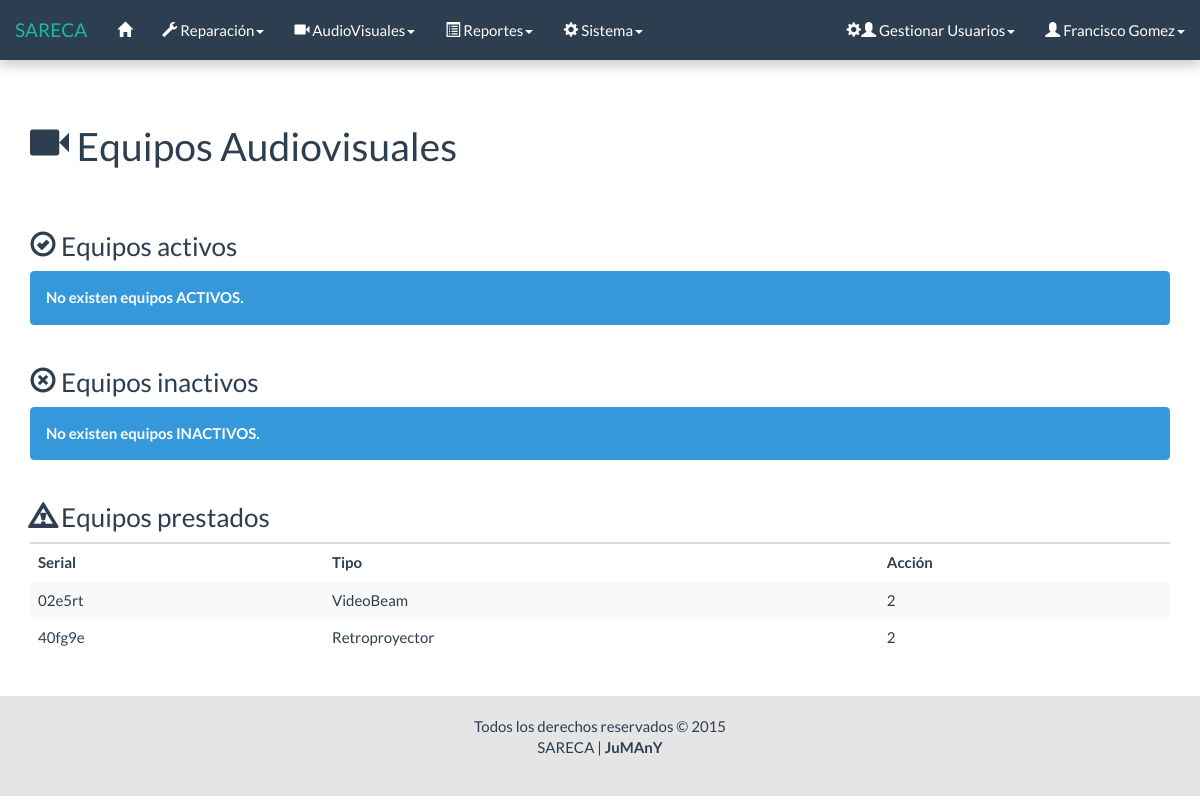
/html/consulta_audiovisuales_f.php (signed in), run on an earlier commit of the app's database.
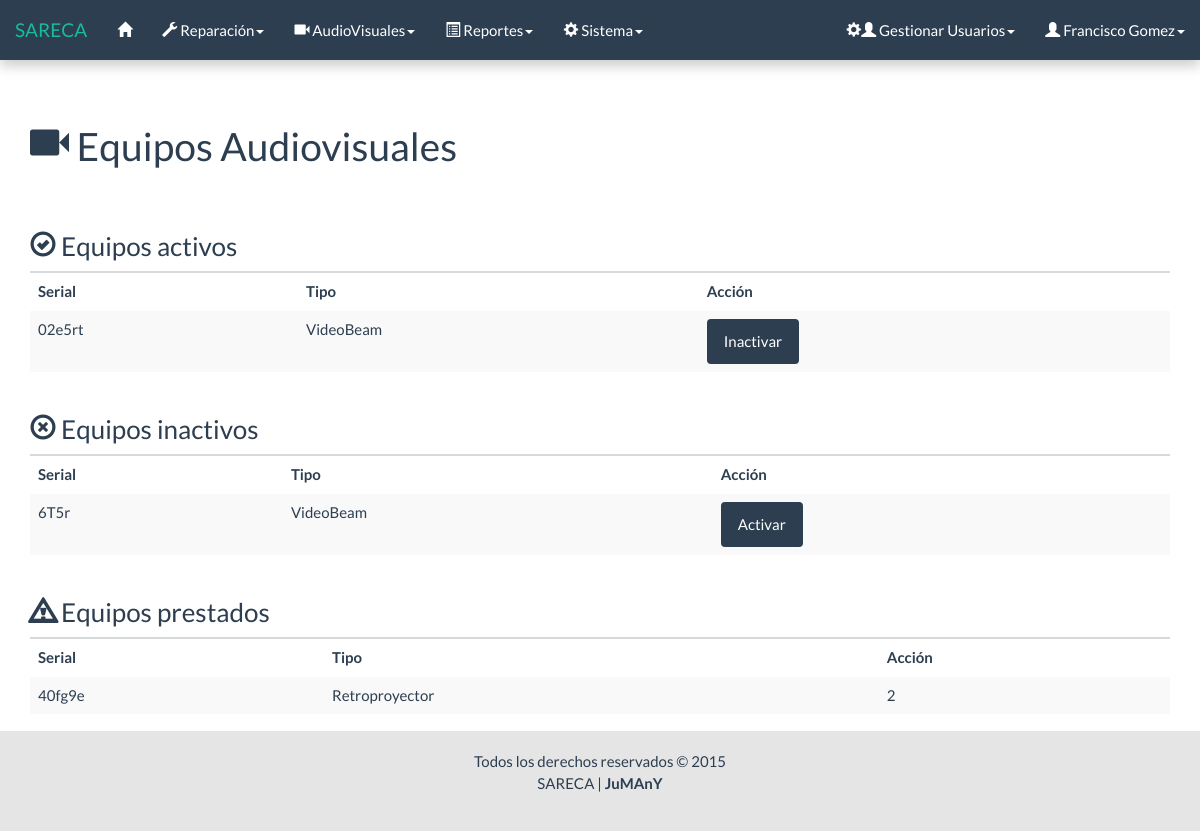
And on a later commit of the database.
### tables this page shows
CREATE TABLE `equipo_audiovisual` (
  `Serial` varchar(11) NOT NULL,
  `tipo` int(1) NOT NULL,
  `Estado` int(1) NOT NULL,
  PRIMARY KEY (`Serial`)
);

### php/lista_eq_audio.php (the view, shortened to what this page needs)
<?php
	require('conexion/conexion.php');
	$sql = "SELECT * FROM equipo_audiovisual WHERE Estado = 1";
	$res = $conectar->query($sql);
	if ($res->num_rows == 0) {
?>
		<div class="row">
			<div class="col-lg-12">
				<h3><span class="glyphicon glyphicon-ok-circle"></span> Equipos activos</h3>
				<div class="alert alert-dismissible alert-info">
					<strong>No existen equipos ACTIVOS.</strong>
				</div>
			</div>
		</div>
<?php
	} else {
?>
		<div class="row">
			<div class="col-lg-12">
				<h3><span class="glyphicon glyphicon-ok-circle"></span> Equipos activos</h3>
				<table id="" class="table table-striped table-hover consulta">
					<thead>
						<tr>
							<th>Serial</th>
							<th>Tipo</th>
							<th>Acción</th>
						</tr>
					</thead>
					<tbody>
					<?php
					while ($fila = $res->fetch_object()) {
						$tipo = ($fila->tipo == 1) ? 'VideoBeam' : 'Retroproyector';
						printf('
							<tr>
								<td>%s</td>
								<td>%s</td>
								<td><a href="../php/estado_audiovisual.php?s=%s&e=%d" class="btn btn-primary">Inactivar</a></td>
							</tr>',
							$fila->Serial,
							$tipo,
							$fila->Serial,
							$fila->Estado
						);
					}
					?>
					</tbody>
				</table>
			</div>
		</div>
<?php
	}
	$sql = "SELECT * FROM equipo_audiovisual WHERE Estado = 3";
	$res = $conectar->query($sql);
	if ($res->num_rows == 0) {
?>
		<div class="row">
			<div class="col-lg-12">
				<h3><span class="glyphicon glyphicon-remove-circle"></span> Equipos inactivos</h3>
				<div class="alert alert-dismissible alert-info">
					<strong>No existen equipos INACTIVOS.</strong>
				</div>
			</div>
		</div>
<?php
	} else {
?>
		<div class="row">
			<div class="col-lg-12">
				<h3><span class="glyphicon glyphicon-remove-circle"></span> Equipos inactivos</h3>
				<table class="table table-striped table-hover consulta">
					<thead>
						<tr>
							<th>Serial</th>
							<th>Tipo</th>
							<th>Acción</th>
						</tr>
					</thead>
					<tbody>
					<?php
					while ($fila = $res->fetch_object()) {
						$tipo = ($fila->tipo == 1) ? 'VideoBeam' : 'Retroproyector';
						printf('
							<tr>
								<td>%s</td>
								<td>%s</td>
								<td><a href="../php/estado_audiovisual.php?s=%s&e=%d" class="btn btn-primary">Activar</a></td>
							</tr>',
							$fila->Serial,
							$tipo,
							$fila->Serial,
							$fila->Estado
						);
					}
					?>
					</tbody>
				</table>
			</div>
		</div>
<?php
	}
	$sql = "SELECT * FROM equipo_audiovisual WHERE Estado = 2";
	$res = $conectar->query($sql);
	if ($res->num_rows == 0) {
?>
		<div class="row">
			<div class="col-lg-12">
				<h3><span class="glyphicon glyphicon-warning-sign"></span> Equipos prestados</h3>
				<div class="alert alert-dismissible alert-info">
					<strong>No existen equipos PRESTADOS.</strong>
				</div>
			</div>
		</div>
<?php
	} else {
?>
		<div class="row">
			<div class="col-lg-12">
				<h3><span class="glyphicon glyphicon-warning-sign"></span> Equipos prestados</h3>
				<table class="table table-striped table-hover consulta">
					<thead>
						<tr>
							<th>Serial</th>
							<th>Tipo</th>
							<th>Acción</th>
						</tr>
					</thead>
					<tbody>
					<?php
					while ($fila = $res->fetch_object()) {
						$tipo = ($fila->tipo == 1) ? 'VideoBeam' : 'Retroproyector';
						printf('
							<tr>
								<td>%s</td>
								<td>%s</td>
								<td>%d</td>
							</tr>',
							$fila->Serial,
							$tipo,
							$fila->Estado
						);
					}
					?>
					</tbody>
				</table>
			</div>
		</div>
<?php
	}
?>

### html/consulta_audiovisuales_f.php (shortened to what this page needs)
<!DOCTYPE html>
<html lang="es">
	<head>
		<link rel="stylesheet" href="../css/bootstrap.css">
		<link rel="stylesheet" href="../css/general.css">
		<link rel="stylesheet" href="../css/jquery.dataTables.min.css">
	</head>
	<body>
		<div id="wrap">
			<?php
				include("menu/menu.php");
			?>
			<div class="container">
				<div class="bs-docs-section">
					<?php
						include('mensaje/mensaje.php');
					?>
					<div class="row">
						<div class="col-lg-12">
							<div class="page-header">
								<h1><span class="glyphicon glyphicon-facetime-video"></span> Equipos Audiovisuales</h1>
							</div>
						</div>
					</div>
					<?php include '../php/lista_eq_audio.php'; ?>
				</div>
			</div>
			<div id="push"></div>
		</div>
		<div id="footer">
			<div class="container">
				<p class="muted credit">
					Todos los derechos reservados &copy; 2015 <br>
					SARECA | <b>JuMAnY</b>
				</p>
			</div>
		</div>
	</body>
</html>

### html/menu/menu.php (shortened to what this page needs)
<nav class="navbar navbar-default navbar-fixed-top">
	<div class="container-fluid">
		<div class="navbar-header">
			<a class="navbar-brand" href="#">SARECA</a>
		</div>
		<div class="collapse navbar-collapse" id="bs-example-navbar-collapse-1">
			<ul class="nav navbar-nav">
				<li data-toggle="tooltip" data-placement="bottom" title="" data-original-title="Inicio"><a href="inicio.php"><span class="glyphicon glyphicon-home"></span></a></li>
				<?php if($_SESSION["nivel"] == 3 || $_SESSION["nivel"] == 1){ ?>
							<li class="dropdown">
								<a href="#" class="dropdown-toggle" data-toggle="dropdown" role="button" aria-expanded="false"><span class="glyphicon glyphicon-wrench"></span> Reparación<span class="caret"></span></a>
							</li>
				<?php 	}
						if($_SESSION["nivel"] == 2 || $_SESSION["nivel"] == 1){
				?>
							<li class="dropdown">
								<a href="#" class="dropdown-toggle" data-toggle="dropdown" role="button" aria-expanded="false"><span class="glyphicon glyphicon-facetime-video"></span> AudioVisuales<span class="caret"></span></a>
							</li>
				<?php
				 		}
				?>
				<li class="dropdown">
					<a href="#" class="dropdown-toggle" data-toggle="dropdown" role="button" aria-expanded="false"><span class="glyphicon glyphicon-list-alt"></span> Reportes<span class="caret"></span></a>
				</li>
				<?php
						if($_SESSION["nivel"] == 1){
				?>
							<li class="dropdown">
								<a href="#" class="dropdown-toggle" data-toggle="dropdown" role="button" aria-expanded="false"><span class="glyphicon glyphicon-cog"></span> Sistema<span class="caret"></span></a>
							</li>
				<?php 	} ?>
			</ul>
			<ul class="nav navbar-nav navbar-right">
				<?php if($_SESSION["nivel"] == 1){ ?>
							<li class="dropdown">
								<a href="#" class="dropdown-toggle" data-toggle="dropdown" role="button" aria-expanded="false"><span class="glyphicon glyphicon-cog"></span><span class="glyphicon glyphicon-user"></span> Gestionar Usuarios<span class="caret"></span></a>
							</li>
				<?php } ?>
				<li data-toggle="tooltip" data-placement="left" title="" data-original-title="Perfil Usuario" class="dropdown">
					<a href="#" class="dropdown-toggle" data-toggle="dropdown" role="button" aria-expanded="false"><span class="glyphicon glyphicon-user"></span> <?=$_SESSION['nombre']?><span class="caret"></span></a>
				</li>
			</ul>
		</div>
	</div>
</nav>

### html/mensaje/mensaje.php (shortened to what this page needs)
<div class="row">
	<div class="col-lg-6 col-lg-offset-3">
		<br>
	</div>
</div>

### css/general.css (style rules this page uses)
html, body { height: 100%; }
.navbar { box-shadow: 0px 6px 12px rgba(0, 0, 0, 0.2); }
#wrap { min-height: 100%; height: auto !important; height: 100%; margin: 0 auto -104px; }
#push, #footer { height: 100px; }
#footer { text-align: center; background-color: #e5e5e5; }
#wrap > .container { padding-top: 60px; }
.container .credit { margin: 20px 0; }

What changed in the data, as far as the page shows it:
changed equipo_audiovisual "02e5rt": moves from the list under "Equipos prestados" to the list under "Equipos activos"
added equipo_audiovisual: Serial "6T5r", tipo "VideoBeam", shown under "Equipos inactivos"
Also different on the page:
text no longer shown: "No existen equipos ACTIVOS. No existen equipos INACTIVOS."
text now shown: "Serial Tipo Acción Serial Tipo Acción"
